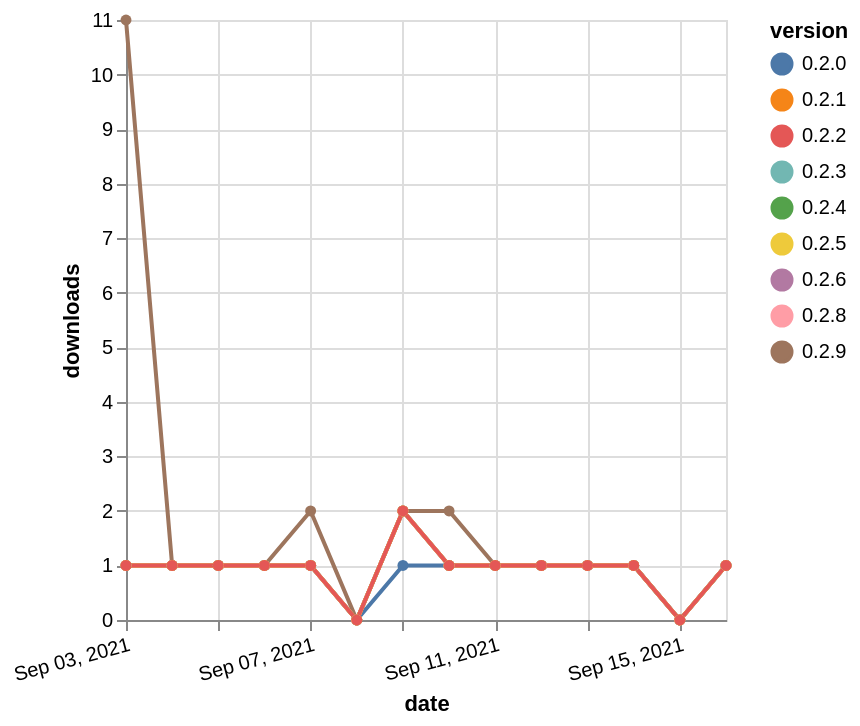

Vega-Lite specification stored for this chart:
### Vega-Lite specification from a JSON file in a GitHub repository (floating-point values rounded to 4 significant figures)
{"$schema": "https://vega.github.io/schema/vega-lite/v5.json", "description": "A simple bar chart with embedded data.", "data": {"values": [{"date": "2021-09-03", "total": 124, "delta": 1, "version": "0.2.0"}, {"date": "2021-09-04", "total": 125, "delta": 1, "version": "0.2.0"}, {"date": "2021-09-05", "total": 126, "delta": 1, "version": "0.2.0"}, {"date": "2021-09-06", "total": 127, "delta": 1, "version": "0.2.0"}, {"date": "2021-09-07", "total": 128, "delta": 1, "version": "0.2.0"}, {"date": "2021-09-08", "total": 128, "delta": 0, "version": "0.2.0"}, {"date": "2021-09-09", "total": 129, "delta": 1, "version": "0.2.0"}, {"date": "2021-09-10", "total": 130, "delta": 1, "version": "0.2.0"}, {"date": "2021-09-11", "total": 131, "delta": 1, "version": "0.2.0"}, {"date": "2021-09-12", "total": 132, "delta": 1, "version": "0.2.0"}, {"date": "2021-09-13", "total": 133, "delta": 1, "version": "0.2.0"}, {"date": "2021-09-14", "total": 134, "delta": 1, "version": "0.2.0"}, {"date": "2021-09-15", "total": 134, "delta": 0, "version": "0.2.0"}, {"date": "2021-09-16", "total": 135, "delta": 1, "version": "0.2.0"}, {"date": "2021-09-03", "total": 428, "delta": 11, "version": "0.2.9"}, {"date": "2021-09-04", "total": 429, "delta": 1, "version": "0.2.9"}, {"date": "2021-09-05", "total": 430, "delta": 1, "version": "0.2.9"}, {"date": "2021-09-06", "total": 431, "delta": 1, "version": "0.2.9"}, {"date": "2021-09-07", "total": 433, "delta": 2, "version": "0.2.9"}, {"date": "2021-09-08", "total": 433, "delta": 0, "version": "0.2.9"}, {"date": "2021-09-09", "total": 435, "delta": 2, "version": "0.2.9"}, {"date": "2021-09-10", "total": 437, "delta": 2, "version": "0.2.9"}, {"date": "2021-09-11", "total": 438, "delta": 1, "version": "0.2.9"}, {"date": "2021-09-12", "total": 439, "delta": 1, "version": "0.2.9"}, {"date": "2021-09-13", "total": 440, "delta": 1, "version": "0.2.9"}, {"date": "2021-09-14", "total": 441, "delta": 1, "version": "0.2.9"}, {"date": "2021-09-15", "total": 441, "delta": 0, "version": "0.2.9"}, {"date": "2021-09-16", "total": 442, "delta": 1, "version": "0.2.9"}, {"date": "2021-09-03", "total": 127, "delta": 1, "version": "0.2.3"}, {"date": "2021-09-04", "total": 128, "delta": 1, "version": "0.2.3"}, {"date": "2021-09-05", "total": 129, "delta": 1, "version": "0.2.3"}, {"date": "2021-09-06", "total": 130, "delta": 1, "version": "0.2.3"}, {"date": "2021-09-07", "total": 131, "delta": 1, "version": "0.2.3"}, {"date": "2021-09-08", "total": 131, "delta": 0, "version": "0.2.3"}, {"date": "2021-09-09", "total": 133, "delta": 2, "version": "0.2.3"}, {"date": "2021-09-10", "total": 134, "delta": 1, "version": "0.2.3"}, {"date": "2021-09-11", "total": 135, "delta": 1, "version": "0.2.3"}, {"date": "2021-09-12", "total": 136, "delta": 1, "version": "0.2.3"}, {"date": "2021-09-13", "total": 137, "delta": 1, "version": "0.2.3"}, {"date": "2021-09-14", "total": 138, "delta": 1, "version": "0.2.3"}, {"date": "2021-09-15", "total": 138, "delta": 0, "version": "0.2.3"}, {"date": "2021-09-16", "total": 139, "delta": 1, "version": "0.2.3"}, {"date": "2021-09-03", "total": 121, "delta": 1, "version": "0.2.4"}, {"date": "2021-09-04", "total": 122, "delta": 1, "version": "0.2.4"}, {"date": "2021-09-05", "total": 123, "delta": 1, "version": "0.2.4"}, {"date": "2021-09-06", "total": 124, "delta": 1, "version": "0.2.4"}, {"date": "2021-09-07", "total": 125, "delta": 1, "version": "0.2.4"}, {"date": "2021-09-08", "total": 125, "delta": 0, "version": "0.2.4"}, {"date": "2021-09-09", "total": 127, "delta": 2, "version": "0.2.4"}, {"date": "2021-09-10", "total": 128, "delta": 1, "version": "0.2.4"}, {"date": "2021-09-11", "total": 129, "delta": 1, "version": "0.2.4"}, {"date": "2021-09-12", "total": 130, "delta": 1, "version": "0.2.4"}, {"date": "2021-09-13", "total": 131, "delta": 1, "version": "0.2.4"}, {"date": "2021-09-14", "total": 132, "delta": 1, "version": "0.2.4"}, {"date": "2021-09-15", "total": 132, "delta": 0, "version": "0.2.4"}, {"date": "2021-09-16", "total": 133, "delta": 1, "version": "0.2.4"}, {"date": "2021-09-03", "total": 126, "delta": 1, "version": "0.2.1"}, {"date": "2021-09-04", "total": 127, "delta": 1, "version": "0.2.1"}, {"date": "2021-09-05", "total": 128, "delta": 1, "version": "0.2.1"}, {"date": "2021-09-06", "total": 129, "delta": 1, "version": "0.2.1"}, {"date": "2021-09-07", "total": 130, "delta": 1, "version": "0.2.1"}, {"date": "2021-09-08", "total": 130, "delta": 0, "version": "0.2.1"}, {"date": "2021-09-09", "total": 132, "delta": 2, "version": "0.2.1"}, {"date": "2021-09-10", "total": 133, "delta": 1, "version": "0.2.1"}, {"date": "2021-09-11", "total": 134, "delta": 1, "version": "0.2.1"}, {"date": "2021-09-12", "total": 135, "delta": 1, "version": "0.2.1"}, {"date": "2021-09-13", "total": 136, "delta": 1, "version": "0.2.1"}, {"date": "2021-09-14", "total": 137, "delta": 1, "version": "0.2.1"}, {"date": "2021-09-15", "total": 137, "delta": 0, "version": "0.2.1"}, {"date": "2021-09-16", "total": 138, "delta": 1, "version": "0.2.1"}, {"date": "2021-09-03", "total": 191, "delta": 1, "version": "0.2.6"}, {"date": "2021-09-04", "total": 192, "delta": 1, "version": "0.2.6"}, {"date": "2021-09-05", "total": 193, "delta": 1, "version": "0.2.6"}, {"date": "2021-09-06", "total": 194, "delta": 1, "version": "0.2.6"}, {"date": "2021-09-07", "total": 195, "delta": 1, "version": "0.2.6"}, {"date": "2021-09-08", "total": 195, "delta": 0, "version": "0.2.6"}, {"date": "2021-09-09", "total": 197, "delta": 2, "version": "0.2.6"}, {"date": "2021-09-10", "total": 198, "delta": 1, "version": "0.2.6"}, {"date": "2021-09-11", "total": 199, "delta": 1, "version": "0.2.6"}, {"date": "2021-09-12", "total": 200, "delta": 1, "version": "0.2.6"}, {"date": "2021-09-13", "total": 201, "delta": 1, "version": "0.2.6"}, {"date": "2021-09-14", "total": 202, "delta": 1, "version": "0.2.6"}, {"date": "2021-09-15", "total": 202, "delta": 0, "version": "0.2.6"}, {"date": "2021-09-16", "total": 203, "delta": 1, "version": "0.2.6"}, {"date": "2021-09-03", "total": 375, "delta": 1, "version": "0.2.8"}, {"date": "2021-09-04", "total": 376, "delta": 1, "version": "0.2.8"}, {"date": "2021-09-05", "total": 377, "delta": 1, "version": "0.2.8"}, {"date": "2021-09-06", "total": 378, "delta": 1, "version": "0.2.8"}, {"date": "2021-09-07", "total": 379, "delta": 1, "version": "0.2.8"}, {"date": "2021-09-08", "total": 379, "delta": 0, "version": "0.2.8"}, {"date": "2021-09-09", "total": 381, "delta": 2, "version": "0.2.8"}, {"date": "2021-09-10", "total": 382, "delta": 1, "version": "0.2.8"}, {"date": "2021-09-11", "total": 383, "delta": 1, "version": "0.2.8"}, {"date": "2021-09-12", "total": 384, "delta": 1, "version": "0.2.8"}, {"date": "2021-09-13", "total": 385, "delta": 1, "version": "0.2.8"}, {"date": "2021-09-14", "total": 386, "delta": 1, "version": "0.2.8"}, {"date": "2021-09-15", "total": 386, "delta": 0, "version": "0.2.8"}, {"date": "2021-09-16", "total": 387, "delta": 1, "version": "0.2.8"}, {"date": "2021-09-03", "total": 121, "delta": 1, "version": "0.2.5"}, {"date": "2021-09-04", "total": 122, "delta": 1, "version": "0.2.5"}, {"date": "2021-09-05", "total": 123, "delta": 1, "version": "0.2.5"}, {"date": "2021-09-06", "total": 124, "delta": 1, "version": "0.2.5"}, {"date": "2021-09-07", "total": 125, "delta": 1, "version": "0.2.5"}, {"date": "2021-09-08", "total": 125, "delta": 0, "version": "0.2.5"}, {"date": "2021-09-09", "total": 127, "delta": 2, "version": "0.2.5"}, {"date": "2021-09-10", "total": 128, "delta": 1, "version": "0.2.5"}, {"date": "2021-09-11", "total": 129, "delta": 1, "version": "0.2.5"}, {"date": "2021-09-12", "total": 130, "delta": 1, "version": "0.2.5"}, {"date": "2021-09-13", "total": 131, "delta": 1, "version": "0.2.5"}, {"date": "2021-09-14", "total": 132, "delta": 1, "version": "0.2.5"}, {"date": "2021-09-15", "total": 132, "delta": 0, "version": "0.2.5"}, {"date": "2021-09-16", "total": 133, "delta": 1, "version": "0.2.5"}, {"date": "2021-09-03", "total": 126, "delta": 1, "version": "0.2.2"}, {"date": "2021-09-04", "total": 127, "delta": 1, "version": "0.2.2"}, {"date": "2021-09-05", "total": 128, "delta": 1, "version": "0.2.2"}, {"date": "2021-09-06", "total": 129, "delta": 1, "version": "0.2.2"}, {"date": "2021-09-07", "total": 130, "delta": 1, "version": "0.2.2"}, {"date": "2021-09-08", "total": 130, "delta": 0, "version": "0.2.2"}, {"date": "2021-09-09", "total": 132, "delta": 2, "version": "0.2.2"}, {"date": "2021-09-10", "total": 133, "delta": 1, "version": "0.2.2"}, {"date": "2021-09-11", "total": 134, "delta": 1, "version": "0.2.2"}, {"date": "2021-09-12", "total": 135, "delta": 1, "version": "0.2.2"}, {"date": "2021-09-13", "total": 136, "delta": 1, "version": "0.2.2"}, {"date": "2021-09-14", "total": 137, "delta": 1, "version": "0.2.2"}, {"date": "2021-09-15", "total": 137, "delta": 0, "version": "0.2.2"}, {"date": "2021-09-16", "total": 138, "delta": 1, "version": "0.2.2"}]}, "width": "container", "mark": {"type": "line", "point": {"filled": true}}, "encoding": {"x": {"field": "date", "type": "temporal", "timeUnit": "yearmonthdate", "title": "date", "axis": {"labelAngle": -15}}, "y": {"field": "delta", "type": "quantitative", "title": "downloads"}, "color": {"field": "version", "type": "nominal"}, "tooltip": {"field": "delta"}}}
